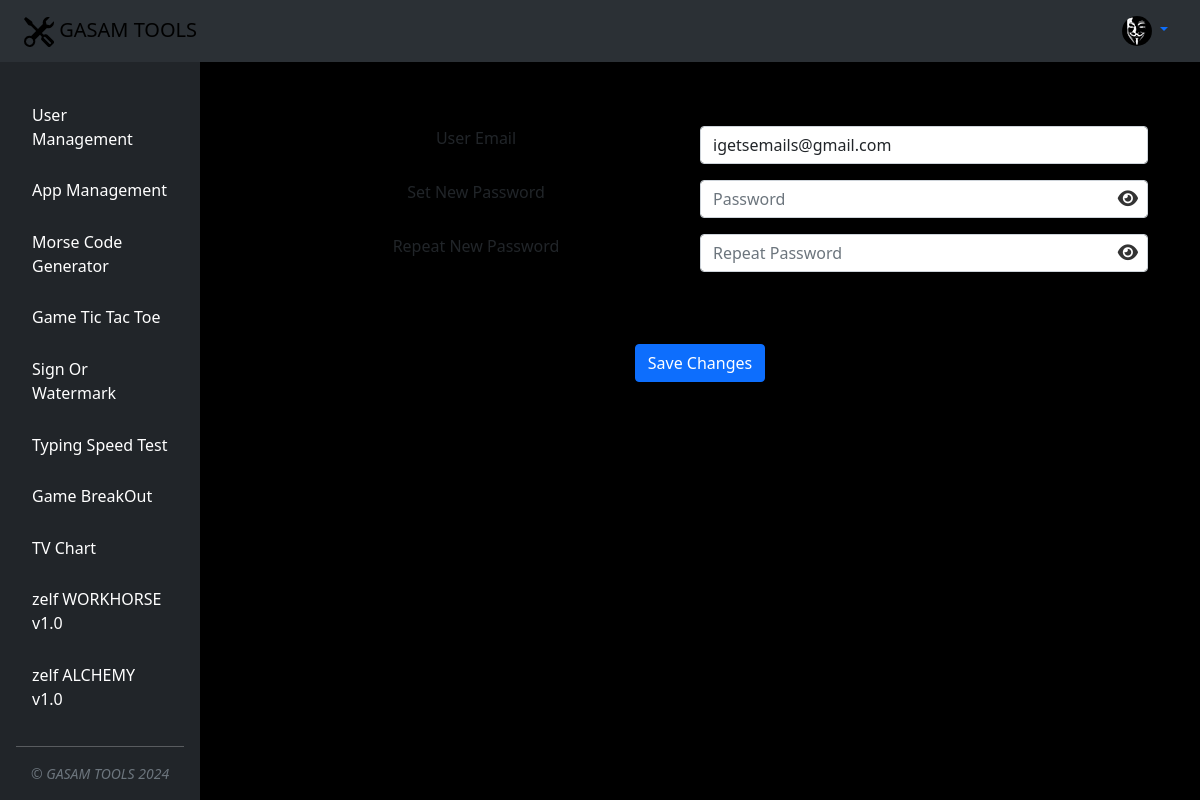
The app's page /settings (signed in) with its own data.
### main.py (models this page shows)
class GasamApp(db.Model):
    __tablename__ = "gasam_apps"
    id = db.Column(db.Integer, primary_key=True)
    title = db.Column(db.String(250), unique=True, nullable=False)
    subtitle = db.Column(db.String(250))
    app_url = db.Column(db.String(250), unique=True)
    users = relationship("User", secondary=user_app_association, back_populates="apps")

class User(UserMixin, db.Model):
    __tablename__ = "users"
    id = db.Column(db.Integer, primary_key=True)
    email = db.Column(db.String(100), unique=True)
    password = db.Column(db.String(100), nullable=False)
    name = db.Column(db.String(1000), nullable=False)
    role = db.Column(db.String(1000), nullable=True)
    approved = db.Column(db.Boolean, nullable=False)
    apps = relationship("GasamApp", secondary=user_app_association, back_populates="users")

### main.py (the view)
@app.route('/settings', methods=["GET", "POST", "PUT"])
@login_required
def settings():
    if request.method == 'PUT':
        json_data = request.get_json()
        if check_password_hash(current_user.password, json_data['user_password']):
            json_data['correct_password'] = True
            current_user.email = json_data['user_email']
            if json_data['user_new_password'] != '':
                hashed_password = generate_password_hash(json_data['user_new_password'], method='pbkdf2:sha256',
                                                         salt_length=8)
                current_user.password = hashed_password
            db.session.commit()  # Commit the changes to the database
        else:
            json_data['correct_password'] = False
        return jsonify(json_data)
    else:
        return render_template("settings.html",
                               user_approved=current_user.approved,
                               user_apps=current_user.apps,
                               user_email=current_user.email,
                               )

### main.py (called while the page is built)
@login_manager.user_loader
def load_user(user_id):
    return db.session.get(User, int(user_id))

### templates/settings.html (shortened to what this page needs)
{% include "header.html" %}
{% if user_approved: %}
  {% extends "base.html" %}
    {% block content %}
    <div class="container mt-5">
        <div class="container">
            <div class="row">
                <label class="col-12 col-md-6 mt-3 text-center" for="gasamProfileUserEmail">User Email</label>
                <div class="col-12 col-md-6 position-relative p-0 mt-3">
                    <input class="form-control" id='gasamProfileUserEmail' type="text" value="{{ user_email }}" autocomplete="off" />
                </div>
            </div>
            <div class="row">
                <label class="col-12 col-md-6 mt-3 text-center" for="gasamSettingsUserPassword">Set New Password</label>
                <div class="col-12 col-md-6 position-relative p-0 mt-3">
                    <input type="password" class="form-control" id="gasamSettingsUserPassword" placeholder="Password" name="password" required oninput="proceedBttnControl('gasamSettingsUserPassword', 'gasamSettingsUserRepeatPassword')">
                    <span class="toggle-password position-absolute" id="gasamTogglePassword" style="top: 50%; right: 10px; transform: translateY(-50%); cursor: pointer;">
                        <i class="fa fa-eye"></i>
                    </span>
                </div>
            </div>
            <div class="row">
                <label class="col-12 col-md-6 mt-3 text-center" for="gasamSettingsUserRepeatPassword">Repeat New Password</label>
                <div class="col-12 col-md-6 position-relative p-0 mt-3">
                    <input type="password" class="form-control" id="gasamSettingsUserRepeatPassword" placeholder="Repeat Password" name="repeat_password" required oninput="validatePassword('gasamSettingsUserPassword', 'gasamSettingsUserRepeatPassword')">
                    <span class="toggle-password" id="gasamToggleRepeatPassword">
                     <i class="fa fa-eye"></i>
                    </span>
                </div>
            </div>
            <br>
            <div class="d-flex justify-content-center">
                <button type="button" class="btn btn-primary mt-5" data-bs-toggle="modal" data-bs-target="#exampleModal" id="gasamProceedBttn">
                    Save Changes
                </button>
            </div>
        </div>
    </div>
    <div class="toast-container position-fixed bottom-0 end-0 p-3">
    </div>
    {% endblock %}
{% else: %}
    <div class="container">
      <p class="text-center">Your account is pending approval. You will receive email with confirmation.</p>
    </div>
{% endif %}

### templates/base.html (shortened to what this page needs)
<div class="d-flex gasam main-container">
  <div class="d-flex flex-column flex-shrink-0 p-3 text-bg-dark sidebar" style="width: 200px;">
    <ul class="nav nav-pills flex-column mb-auto gasam sidebar">
      {% for app in user_apps %}
      <li class="nav-item">
        <a href="{{url_for('access_app', app_name=app.app_url) }}"
           class="nav-link text-white {% if app_name and app_name==app.app_url: %} active {% endif %}"
           aria-current="page"
           id="{{ app.app_url }}">
          <p class="gasam app-name" title="{{ app.subtitle }}">{{ app.title }}</p>
        </a>
      </li>
      {% endfor %}
    </ul>
    <div class="small text-center text-muted fst-italic">&copy; GASAM TOOLS <span id="gasam-footer-year"></span></div>
  </div>
  <div class="flex-grow-1 p-3 content d-flex flex-column gasam main-window">
    {% block content %} {% endblock %}
  </div>
</div>

### static/css/styles.css (style rules this page uses)
html, body { height: 100%; }
.sidebar { height: 100vh; overflow-y: auto; }
.gasam.sidebar { padding-top: 46px; display: grid; }
.toggle-password { position: absolute; top: 50%; right: 10px; transform: translateY(-50%); cursor: pointer; color: #333; }
.toggle-password i { font-size: 18px; }
.gasam.main-container { width: 100%; overflow-y: hidden; }
.gasam.main-window { background-color: #000; width: calc(100% - 200px); margin-top: 46px; height: calc(100vh - 46px); overflow-y: hidden; }
.gasam.app-name { margin: 0; }

### records on screen
GasamApp: title "User Management"
GasamApp: title "App Management"
GasamApp: title "Morse Code Generator"
GasamApp: title "Game Tic Tac Toe"
GasamApp: title "Sign Or Watermark"
GasamApp: title "Typing Speed Test"
GasamApp: title "Game BreakOut"
GasamApp: title "TV Chart"
GasamApp: title "zelf WORKHORSE v1.0"
GasamApp: title "zelf ALCHEMY v1.0"
User: email "igetsemails@gmail.com"
